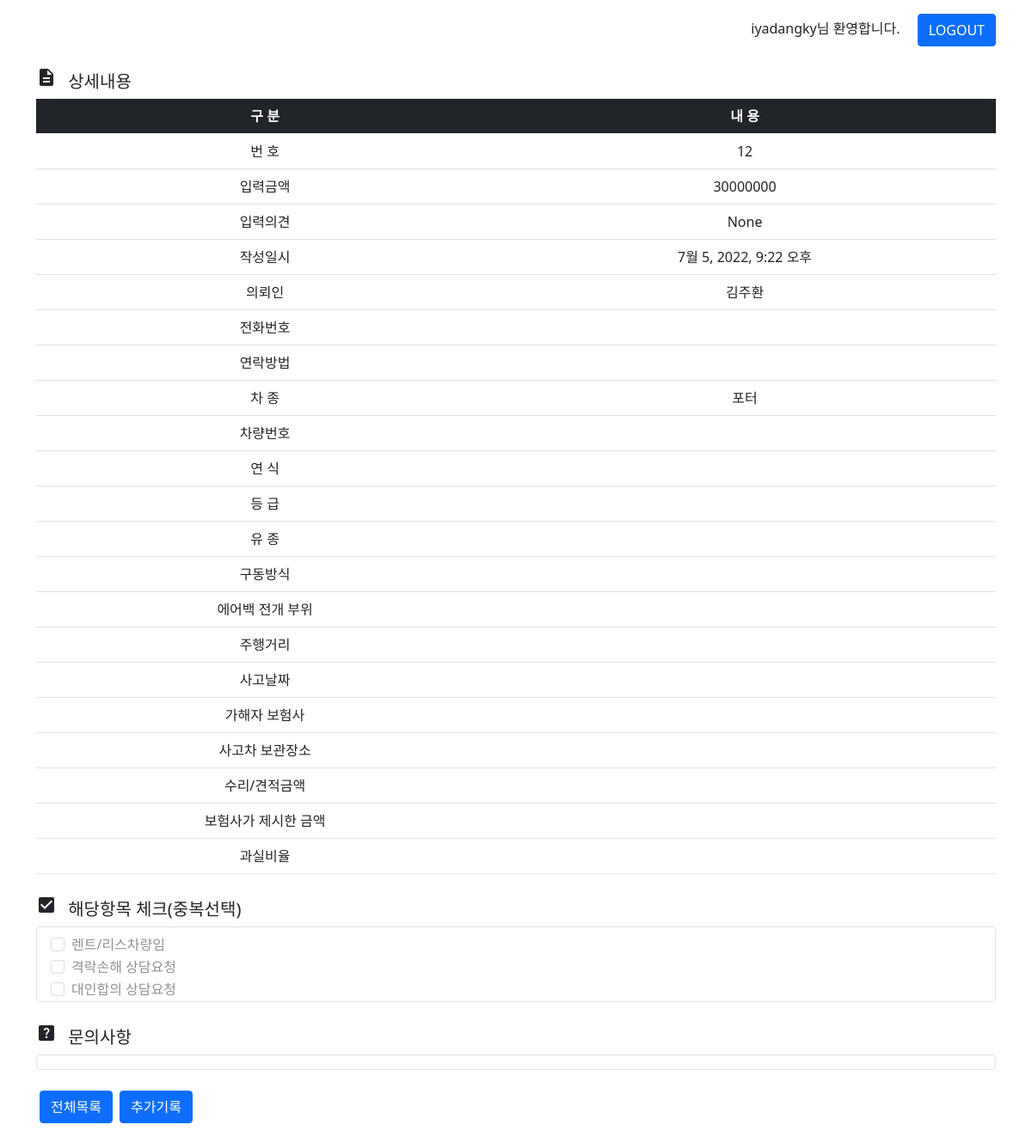
/posts/12/ (signed in), run on an earlier commit of the app's database.
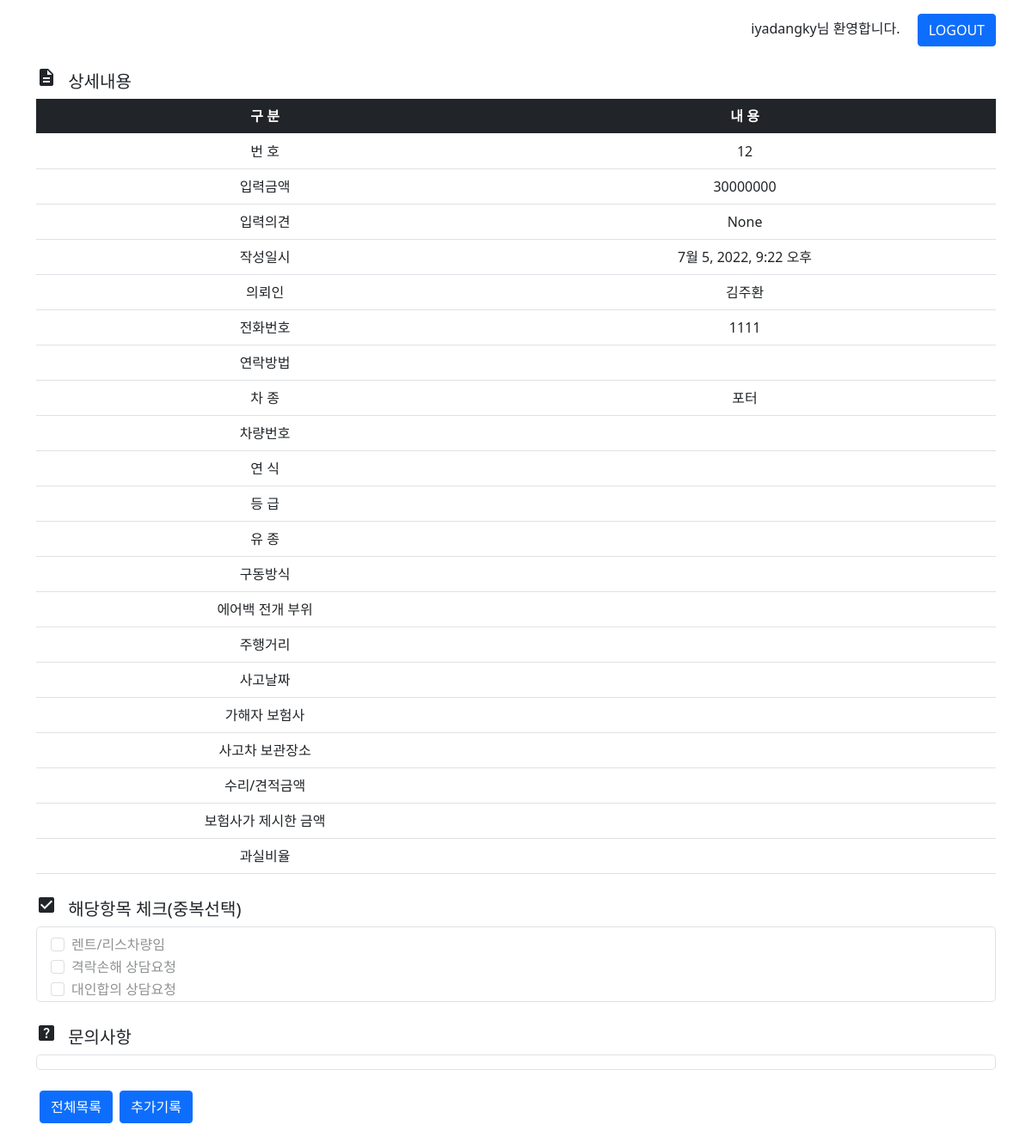
And on a later commit of the database.
### posts/models.py (models this page shows)
class Post(models.Model):
    created_at = models.DateTimeField()
    password = models.CharField(max_length=50, null=True)
    client = models.CharField(max_length=50, null=True)
    phoneNumber = models.CharField(max_length=50, null=True)
    contact = models.CharField(max_length=50, null=True)
    carModel = models.CharField(max_length=50, null=True)
    carNumber = models.CharField(max_length=50, null=True)
    birth = models.CharField(max_length=50, null=True)
    trim = models.CharField(max_length=50, null=True)
    fuel = models.CharField(max_length=50, null=True)
    driveType = models.CharField(max_length=50, null=True)
    airbag = models.CharField(max_length=50, null=True)
    mileage = models.CharField(max_length=50, null=True)
    eventDate = models.CharField(max_length=50, null=True)
    repairCost = models.CharField(max_length=50, null=True)
    proposedCompensation = models.CharField(max_length=50, null=True)
    insuranceCompany = models.CharField(max_length=50, null=True)
    faultRatio = models.CharField(max_length=50, null=True)
    location = models.CharField(max_length=50, null=True)
    others1 = models.CharField(max_length=50, null=True)
    others2 = models.CharField(max_length=50, null=True)
    others3 = models.CharField(max_length=50, null=True)
    note = models.CharField(max_length=500, null=True)
    addition = models.CharField(max_length=500, null=True)
    price = models.CharField(max_length=50, null=True)
    opinion = models.CharField(max_length=500, null=True)
    image1 = models.FileField(upload_to='posts', null=True)
    image2 = models.FileField(upload_to='posts', null=True)
    image3 = models.FileField(upload_to='posts', null=True)
    image4 = models.FileField(upload_to='posts', null=True)
    image5 = models.FileField(upload_to='posts', null=True)
    image6 = models.FileField(upload_to='posts', null=True)
    image7 = models.FileField(upload_to='posts', null=True)
    image8 = models.FileField(upload_to='posts', null=True)
    image9 = models.FileField(upload_to='posts', null=True)
    image10 = models.FileField(upload_to='posts', null=True)
    image11 = models.FileField(upload_to='posts', null=True)
    image12 = models.FileField(upload_to='posts', null=True)
    image13 = models.FileField(upload_to='posts', null=True)
    image14 = models.FileField(upload_to='posts', null=True)
    image15 = models.FileField(upload_to='posts', null=True)
    image16 = models.FileField(upload_to='posts', null=True)
    image17 = models.FileField(upload_to='posts', null=True)

### posts/views.py (the view)
# urls.py: path('<int:post_id>/', views.detail, name="detail"),
@login_required
def detail(request, post_id):
    post = Post.objects.get(id=post_id)
    context = {'post' : post}
    return render(request, 'posts/detail.html', context)

### posts/templates/posts/detail.html (shortened to what the changed rows need)
{% extends 'base.html' %}
{% load static %}
{% block content %}
    {% if request.user.is_staff %}
    <div class="container">
        <h5><span class="material-icons me-2">description</span> 상세내용</h5>
            <table class="table mb-4">
                <thead class="table-dark text-center">
                    <tr>
                        <th class="cell">구 분</td>
                        <th>내 용</td>
                    </tr>
                </thead>
                <tbody>
                    <tr>
                        <td class="cell text-center">번 호</td>
                        <td class="text-center">{{ post.id }}</td>
                    </tr>
                    <tr>
                        <td class="cell text-center">입력금액</td>
                        <td class="text-center">{{ post.price }}</td>
                    </tr>
                    <tr>
                        <td class="cell text-center">입력의견</td>
                        <td class="text-center">{{ post.opinion }}</td>
                    </tr>
                    <tr>
                        <td class="cell text-center">작성일시</td>
                        <td class="text-center">{{ post.created_at }}</td>
                    </tr>
                    <tr>
                        <td class="cell text-center">의뢰인</td>
                        <td class="text-center">{{ post.client }}</td>
                    </tr>
                    <tr>
                        <td class="cell text-center">전화번호</td>
                        <td class="text-center">{{ post.phoneNumber }}</td>
                    </tr>
                    <tr>
                        <td class="cell text-center">연락방법</td>
                        <td class="text-center">{{ post.contact }}</td>
                    </tr>
                    <tr>
                        <td class="cell text-center">차 종</td>
                        <td class="text-center">{{ post.carModel }}</td>
                    </tr>
                    <tr>
                        <td class="cell text-center">차량번호</td>
                        <td class="text-center">{{ post.carNumber }}</td>
                    </tr>
                    <tr>
                        <td class="cell text-center">연 식</td>
                        <td class="text-center">{{ post.birth }}</td>
                    </tr>
                    <tr>
                        <td class="cell text-center">등 급</td>
                        <td class="text-center">{{ post.trim }}</td>
                    </tr>
                    <tr>
                        <td class="cell text-center">유 종</td>
                        <td class="text-center">{{ post.fuel }}</td>
                    </tr>
                    <tr>
                        <td class="cell text-center">구동방식</td>
                        <td class="text-center">{{ post.driveType }}</td>
                    </tr>
                    <tr>
                        <td class="cell text-center">에어백 전개 부위</td>
                        <td class="text-center">{{ post.airbag }}</td>
                    </tr>
                    <tr>
                        <td class="cell text-center">주행거리</td>
                        <td class="text-center">{{ post.mileage }}</td>
                    </tr>
                    <tr>
                        <td class="cell text-center">사고날짜</td>
                        <td class="text-center">{{ post.eventDate }}</td>
                    </tr>
                    <tr>
                        <td class="cell text-center">가해자 보험사</td>
                        <td class="text-center">{{ post.insuranceCompany }}</td>
                    </tr>
                    <tr>
                        <td class="cell text-center">사고차 보관장소</td>
                        <td class="text-center">{{ post.location }}</td>
                    </tr>
                    <tr>
                        <td class="cell text-center">수리/견적금액</td>
                        <td class="text-center">{{ post.repairCost }}</td>
                    </tr>
                    <tr>
                        <td class="cell text-center">보험사가 제시한 금액</td>
                        <td class="text-center">{{ post.proposedCompensation }}</td>
                    </tr>
                    <tr>
                        <td class="cell text-center">과실비율</td>
                        <td class="text-center">{{ post.faultRatio }}</td>
                    </tr>
                 </tbody>
            </table>
        <h5><span class="material-icons me-2">check_box</span> 해당항목 체크(중복선택)</h5>
            <div class="border rounded-3 mb-4">
                {% if post.others1 %}
                <div class="form-check mt-2 ms-3">
                    <input class="form-check-input" type="checkbox" value="" id="flexCheckCheckedDisabled" checked disabled>
                    <label class="form-check-label" for="flexCheckCheckedDisabled">렌트/리스차량임</label>
                </div>
                {% else %}
                <div class="form-check mt-2 ms-3">
                    <input class="form-check-input" type="checkbox" value="" id="flexCheckDisabled" disabled>
                    <label class="form-check-label" for="flexCheckDisabled">렌트/리스차량임</label>
                </div>
                {% endif %}
                {% if post.others2 %}
                <div class="form-check ms-3">
                    <input class="form-check-input" type="checkbox" value="" id="flexCheckCheckedDisabled" checked disabled>
                    <label class="form-check-label" for="flexCheckCheckedDisabled">격락손해 상담요청</label>
                </div>
                {% else %}
                <div class="form-check ms-3">
                    <input class="form-check-input" type="checkbox" value="" id="flexCheckDisabled" disabled>
                    <label class="form-check-label" for="flexCheckDisabled">격락손해 상담요청</label>
                </div>
                {% endif %}
                {% if post.others3 %}
                <div class="form-check ms-3">
                    <input class="form-check-input" type="checkbox" value="" id="flexCheckCheckedDisabled" checked disabled>
                    <label class="form-check-label" for="flexCheckCheckedDisabled">대인합의 상담요청</label>
                </div>
                {% else %}
                <div class="form-check ms-3">
                    <input class="form-check-input" type="checkbox" value="" id="flexCheckDisabled" disabled>
                    <label class="form-check-label" for="flexCheckDisabled">대인합의 상담요청</label>
                </div>
                {% endif %}
            </div>
        <h5><span class="material-icons me-2">help_center</span> 문의사항</h5>
            <div class="border rounded-3 mb-4">
            </div>
        <a href="{% url 'posts:index' %}" class="btn btn-primary ms-1 mb-3">전체목록</a>
        <a href="{% url 'posts:add' post.id %}" class="btn btn-primary ms-1 mb-3">추가기록</a>
    </div>
    {% endif %}
{% endblock %}

What changed in the data, as far as the page shows it:
changed Post "None": phoneNumber (not shown) → "1111"
